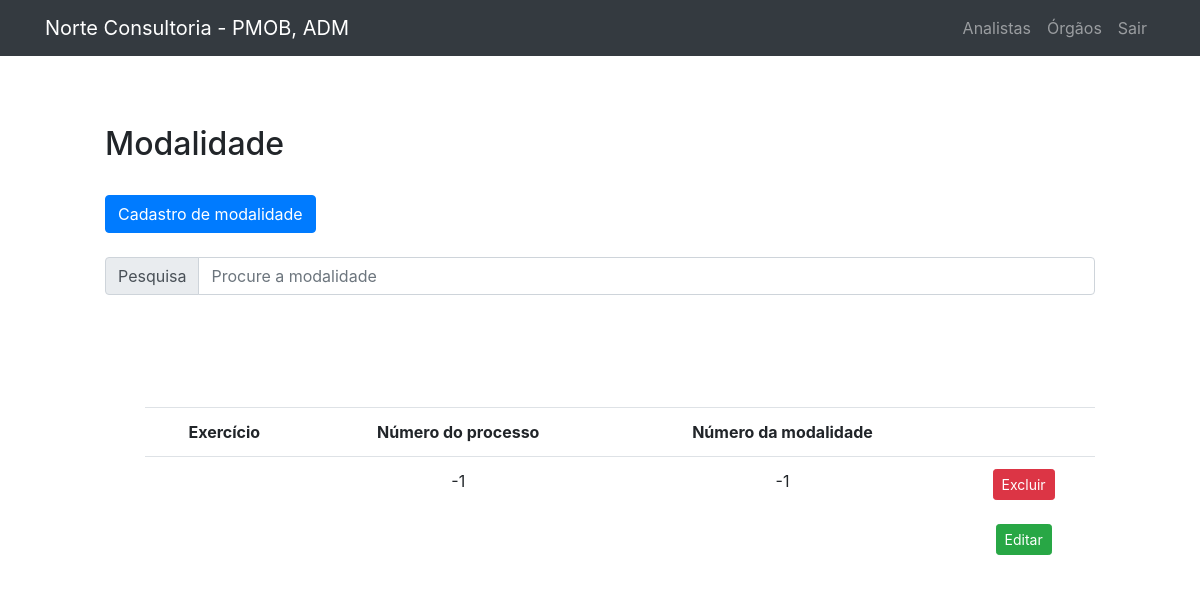
/public/modalidade/listModalidade.php (signed in), run on the app's committed database.
### tables this page shows
CREATE TABLE `orgao_atual` (
  `nome_orgao_atual` varchar(50) NOT NULL,
  `id_orgao_atual` int(11) NOT NULL,
  `exercicio_atual` int(11) DEFAULT NULL
);

CREATE TABLE `usuario` (
  `id_usuario` int(11) NOT NULL,
  `login` varchar(30) NOT NULL,
  `senha` varchar(200) NOT NULL,
  `nome` varchar(100) DEFAULT NULL
);

CREATE TABLE `modalidade` (
  `id_modalidade` int(11) NOT NULL,
  `exercicio` varchar(3000) DEFAULT NULL,
  `num_processo` int(11) DEFAULT NULL,
  `modalidade` varchar(100) DEFAULT NULL,
  `numero` int(11) DEFAULT NULL,
  `objeto` varchar(3000) DEFAULT NULL,
  `registro` int(11) DEFAULT NULL,
  `categoria` varchar(100) DEFAULT NULL,
  `dt_edital` date DEFAULT NULL,
  `dt_entrega` date DEFAULT NULL,
  `dt_abertura` date DEFAULT NULL,
  `dt_portaria` date DEFAULT NULL,
  `dt_solicitacao` date DEFAULT NULL,
  `dt_orcamento` date DEFAULT NULL,
  `dt_autorizacao` date DEFAULT NULL,
  `dt_autuacao` date DEFAULT NULL,
  `enquadramento` varchar(3000) DEFAULT NULL,
  `dt_anexos` date DEFAULT NULL,
  `dt_aprovacao` date DEFAULT NULL,
  `minuta` varchar(3000) DEFAULT NULL,
  `dt_publicacao` date DEFAULT NULL,
  `especificacao` varchar(3000) DEFAULT NULL,
  `dt_recibo` date DEFAULT NULL,
  `documentos` varchar(50) DEFAULT NULL,
  `dt_ata` date DEFAULT NULL,
  `dt_confirmacao` date DEFAULT NULL,
  `prazo` varchar(50) DEFAULT NULL,
  `dt_parecer_juridico` date DEFAULT NULL,
  `dt_adjudicacao` date DEFAULT NULL,
  `dt_homologacao` date DEFAULT NULL,
  `dt_contrato_firmado` date DEFAULT NULL,
  `dt_publicacao_contrato` date DEFAULT NULL,
  `copia` varchar(100) DEFAULT NULL,
  `codigo` varchar(50) DEFAULT NULL,
  `valor_total` float DEFAULT NULL,
  `observacoes` varchar(300) DEFAULT NULL,
  `dt_lancamento` datetime DEFAULT NULL,
  `orgao` varchar(200) NOT NULL,
  `codigo_processo` varchar(200) DEFAULT NULL,
  `conSolic` text DEFAULT NULL,
  `conPreco` text DEFAULT NULL,
  `conAut` text DEFAULT NULL,
  `conAutuacao` text DEFAULT NULL,
  `conRat` text DEFAULT NULL,
  `conPub` text DEFAULT NULL,
  `dt_pesquisa` date NOT NULL,
  `dt_emissao` date DEFAULT NULL,
  `dt_ata_julgamento` date DEFAULT NULL,
  `dt_sessao` date NOT NULL,
  `classificados` text DEFAULT NULL,
  `dt_pub_res` date DEFAULT NULL,
  `prazo2` date DEFAULT NULL
);

### public/modalidade/listModalidadeNoSearch.php (the view, shortened to what this page needs)
<?php include("../Template/header.php") ?>
<?php
    include("../../data/connection.php");
    $sql = "SELECT * FROM modalidade";
    $dadosModalidade = $connection -> query($sql);
    if($dadosModalidade -> num_rows > 0)
    {
    ?>
    <div class="form">
        <div style="margin-left: 100px; margin-right: 100px;" style="text-align: center;">
        <br>
            <br>
            <table class="table" style="text-align: center;">
                <tr>
                    <th>Exercício</th>
                    <th>Número do processo</th>
                    <th>Número da modalidade</th>
                    <th></th>
                </tr>
                <?php
                    while($exibir = $dadosModalidade -> fetch_assoc())
                    {
                    ?>
                        <tr>
                        <td><?php echo $exibir["exercicio"] ?></td>
                        <td><?php echo $exibir["num_processo"] ?></td>
                        <td><?php echo $exibir["modalidade"] ?></td>
                        <td>
                                <button type="submit" class="btn btn-danger btn-sm" formmethod="post">
                                    <a href="deleteModalidade.php?id=<?php echo $exibir ["id_modalidade"] ?>" style="text-decoration: none; color: white"> Excluir </a>
                                </button>
                                <form name="editbutton" action="editModalidade.php" method="POST">
                                <br>
                                <input type="submit" class="btn btn-success btn-sm" value="Editar">
                            </form>
                            </td>
                        </tr>
                    <?php
                        }
                    ?>
            </table>
        </div>
    </div>
    <?php
    }
    else
    {
        echo "Nenhum registro encontrado.";
    }
    ?>

### public/Template/header.php (shortened to what this page needs)
<?php
include("../../data/connection.php");
?>
<!DOCTYPE html>
<html lang="en">
<head>
  <link rel="stylesheet" href="https://maxcdn.bootstrapcdn.com/bootstrap/4.5.2/css/bootstrap.min.css">
  <link rel="stylesheet" href="../styles/main.css" />
</head>
<?php
$orgao = '';
$firstname='';
if (isset($_SESSION['logado'])) {
  $idu=$_SESSION['logado'];
  $sqlQuery2="SELECT nome FROM usuario where id_usuario=$idu";
  $usuarioatual = $connection->query($sqlQuery2);
  if ($usuarioatual->num_rows > 0) {
    while ($row = $usuarioatual->fetch_assoc()) {
      $user = $row['nome'];
      $pieces = explode(" ", $user);
      $firstname=", ".$pieces[0];
?>
<?php
    }
  }
  $sqlQuery = "SELECT nome_orgao_atual,exercicio_atual FROM orgao_atual where id_orgao_atual=1";
  $orgaoatual = $connection->query($sqlQuery);
  if ($orgaoatual->num_rows > 0) {
    while ($row = $orgaoatual->fetch_assoc()) {
      $orgao = '- ' . $row['nome_orgao_atual'];
?>
<?php
    }
  }
}
?>
<body>
  <nav class="navbar navbar-expand-lg navbar-dark bg-dark fixed-top">
    <div class="container">
      <a class="navbar-brand" href="../home/home.php">Norte Consultoria <?php echo $orgao.$firstname ?></a>
      <div class="collapse navbar-collapse" id="navbarResponsive">
        <ul class="navbar-nav ml-auto">
          <?php
          if (isset($_SESSION['logado'])) {
          ?>
            <li class="nav-item">
              <a class="nav-link" href="../analista/createAnalista.php">Analistas</a>
            </li>
            <li class="nav-item">
              <a class="nav-link" href="../home/orgao.php">Órgãos</a>
            </li>
            <li class="nav-item">
              <a class="nav-link" href="../login/sair.php">Sair</a>
            </li>
          <?php
          }
          ?>
        </ul>
      </div>
    </div>
  </nav>
  <br>
  <br>
</body>
</html>

### public/Styles/main.css (style rules this page uses)
body { padding: 5px; }

### data on the page
orgao_atual: nome_orgao_atual "- PMOB"
usuario: nome ", ADM"
modalidade: num_processo "-1", modalidade "-1"
